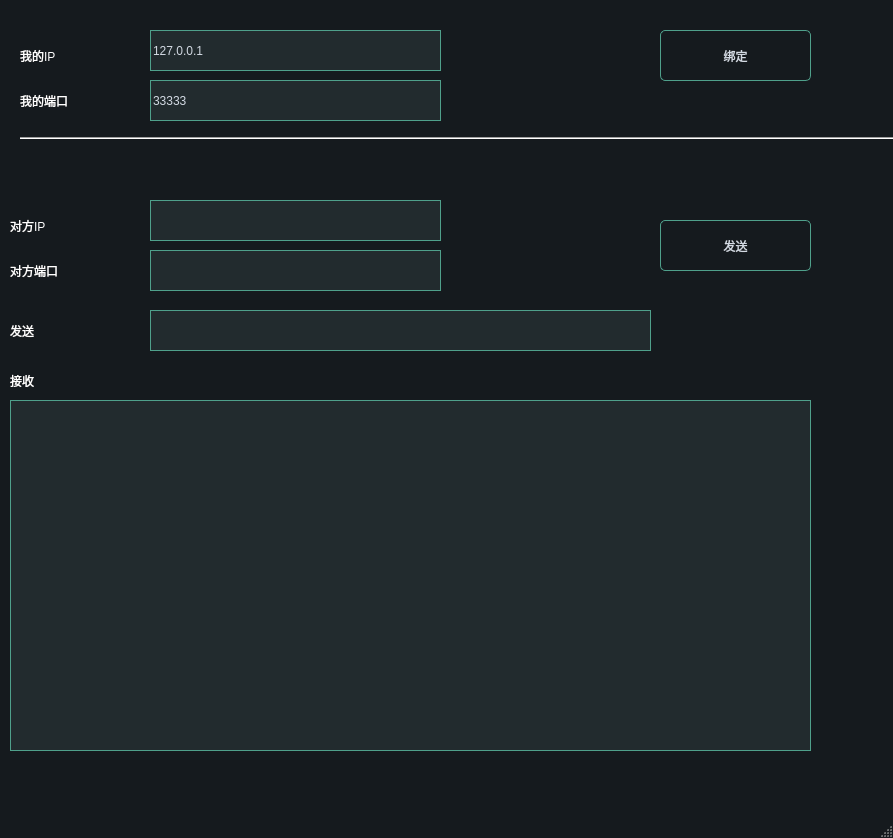
<?xml version="1.0" encoding="UTF-8"?>
<ui version="4.0">
 <class>MainWindow</class>
 <widget class="QMainWindow" name="MainWindow">
  <property name="geometry">
   <rect>
    <x>0</x>
    <y>0</y>
    <width>893</width>
    <height>838</height>
   </rect>
  </property>
  <property name="windowTitle">
   <string>MainWindow</string>
  </property>
  <property name="styleSheet">
   <string notr="true">/*
qss美化 - 黄强老师
*/
QWidget
{  
	font:  16pt &quot;Microsoft YaHei&quot;;
     color:  #ffffff;
}

QLabel {
	
}

QGroupBox {
    border-width: 1px;
	border-style: solid;
	border-color: #4fa08b;   

}

QGroupBox::title {
 
    subcontrol-origin: margin;
    left:20px;
    padding: -10px 5px 0px 5px;
}

QMainWindow {
	background-color:#151a1e;
}
QCalendar {
	background-color: #151a1e;
}
QTextEdit {
	border-width: 1px;
	border-style: solid;
	border-color: #4fa08b;
	background-color: #222b2e;
	color: #d3dae3;
}
QPlainTextEdit {
    font:  10pt &quot;Microsoft YaHei&quot;;
	border-width: 1px;
	border-style: solid;
	border-color: #4fa08b;
	background-color: #222b2e;
	color: #d3dae3;
}
QToolButton {
	border-style: solid;
	border-top-color: qlineargradient(spread:pad, x1:0.5, y1:1, x2:0.5, y2:0, stop:0 rgb(215, 215, 215), stop:1 rgb(222, 222, 222));
	border-right-color: qlineargradient(spread:pad, x1:0, y1:0.5, x2:1, y2:0.5, stop:0 rgb(217, 217, 217), stop:1 rgb(227, 227, 227));
	border-left-color: qlineargradient(spread:pad, x1:0, y1:0.5, x2:1, y2:0.5, stop:0 rgb(227, 227, 227), stop:1 rgb(217, 217, 217));
	border-bottom-color: qlineargradient(spread:pad, x1:0.5, y1:1, x2:0.5, y2:0, stop:0 rgb(215, 215, 215), stop:1 rgb(222, 222, 222));
	border-width: 1px;
	border-radius: 5px;
	color: #d3dae3;
	padding: 2px;
	background-color: rgb(255,255,255);
}
QToolButton:hover{
	border-style: solid;
	border-top-color: qlineargradient(spread:pad, x1:0.5, y1:1, x2:0.5, y2:0, stop:0 rgb(195, 195, 195), stop:1 rgb(222, 222, 222));
	border-right-color: qlineargradient(spread:pad, x1:0, y1:0.5, x2:1, y2:0.5, stop:0 rgb(197, 197, 197), stop:1 rgb(227, 227, 227));
	border-left-color: qlineargradient(spread:pad, x1:0, y1:0.5, x2:1, y2:0.5, stop:0 rgb(227, 227, 227), stop:1 rgb(197, 197, 197));
	border-bottom-color: qlineargradient(spread:pad, x1:0.5, y1:1, x2:0.5, y2:0, stop:0 rgb(195, 195, 195), stop:1 rgb(222, 222, 222));
	border-width: 1px;
	border-radius: 5px;
	color: rgb(0,0,0);
	padding: 2px;
	background-color: rgb(255,255,255);
}
QToolButton:pressed{
	border-style: solid;
	border-top-color: qlineargradient(spread:pad, x1:0.5, y1:1, x2:0.5, y2:0, stop:0 rgb(215, 215, 215), stop:1 rgb(222, 222, 222));
	border-right-color: qlineargradient(spread:pad, x1:0, y1:0.5, x2:1, y2:0.5, stop:0 rgb(217, 217, 217), stop:1 rgb(227, 227, 227));
	border-left-color: qlineargradient(spread:pad, x1:0, y1:0.5, x2:1, y2:0.5, stop:0 rgb(227, 227, 227), stop:1 rgb(217, 217, 217));
	border-bottom-color: qlineargradient(spread:pad, x1:0.5, y1:1, x2:0.5, y2:0, stop:0 rgb(215, 215, 215), stop:1 rgb(222, 222, 222));
	border-width: 1px;
	border-radius: 5px;
	color: rgb(0,0,0);
	padding: 2px;
	background-color: rgb(142,142,142);
}
QPushButton{

    border-width: 1px;
	border-style: solid;
	border-color: #4fa08b; 
 
	border-radius: 5px;
	color: #d3dae3;
	padding: 2px;
	background-color: #151a1e;
}
QPushButton::default{
	border-style: solid;
	border-color: #4fa08b;
	border-width: 1px;
	border-radius: 5px;
	color: #FFFFFF;
	padding: 2px;
	background-color: #151a1e;;
}
QPushButton:hover{
	border-style: solid;
	border-color: #050a0e;
	border-width: 1px;
	border-radius: 5px;
	color: #d3dae3;
	padding: 2px;
	background-color: #1c1f1f;
}
QPushButton:pressed{
	border-style: solid;
	border-color: #050a0e;
	border-width: 1px;
	border-radius: 5px;
	color: #d3dae3;
	padding: 2px;
	background-color: #2c2f2f;
}
QPushButton:disabled{
	border-style: solid;
	border-top-color: qlineargradient(spread:pad, x1:0.5, y1:1, x2:0.5, y2:0, stop:0 rgb(215, 215, 215), stop:1 rgb(222, 222, 222));
	border-right-color: qlineargradient(spread:pad, x1:0, y1:0.5, x2:1, y2:0.5, stop:0 rgb(217, 217, 217), stop:1 rgb(227, 227, 227));
	border-left-color: qlineargradient(spread:pad, x1:0, y1:0.5, x2:1, y2:0.5, stop:0 rgb(227, 227, 227), stop:1 rgb(217, 217, 217));
	border-bottom-color: qlineargradient(spread:pad, x1:0.5, y1:1, x2:0.5, y2:0, stop:0 rgb(215, 215, 215), stop:1 rgb(222, 222, 222));
	border-width: 1px;
	border-radius: 5px;
	color: #808086;
	padding: 2px;
	background-color: rgb(142,142,142);
}
QLineEdit {
	border-width: 1px;
	border-style: solid;
	border-color: #4fa08b;
	background-color: #222b2e;
	color: #d3dae3;
}



QLCDNumber {
	color: #4d9b87;
}
QProgressBar {
	text-align: center;
	color: #d3dae3;
	border-radius: 10px;
	border-color: transparent;
	border-style: solid;
	background-color: #52595d;
}
QProgressBar::chunk {
	background-color: #214037	;
	border-radius: 10px;
}
QMenuBar {
	background-color: #151a1e;
}
QMenuBar::item {
	color: #d3dae3;
  	spacing: 3px;
  	padding: 1px 4px;
	background-color: #151a1e;
}

QMenuBar::item:selected {
  	background-color: #252a2e;
	color: #FFFFFF;
}
QMenu {
	background-color: #151a1e;
}
QMenu::item:selected {
	background-color: #252a2e;
	color: #FFFFFF;
}
QMenu::item {
	color: #d3dae3;
	background-color: #151a1e;
}
QTabWidget {
	color:rgb(0,0,0);
	background-color:#000000;
}
QTabWidget::pane {
		border-color: #050a0e;
		background-color: #1e282c;
		border-style: solid;
		border-width: 1px;
    	border-bottom-left-radius: 4px;
		border-bottom-right-radius: 4px;
}
QTabBar::tab:first {
	border-style: solid;
	border-left-width:1px;
	border-right-width:0px;
	border-top-width:1px;
	border-bottom-width:0px;
	border-top-color: #050a0e;
	border-left-color: #050a0e;
	border-bottom-color: #050a0e;
	border-top-left-radius: 4px;
	color: #d3dae3;
	padding: 3px;
	margin-left:0px;
	background-color: #151a1e;
}
QTabBar::tab:last {
	border-style: solid;
	border-top-width:1px;
	border-left-width:1px;
	border-right-width:1px;
	border-bottom-width:0px;
	border-color: #050a0e;
	border-top-right-radius: 4px;
	color: #d3dae3;
	padding: 3px;
	margin-left:0px;
	background-color: #151a1e;
}
QTabBar::tab {
	border-style: solid;
	border-top-width:1px;
	border-bottom-width:0px;
	border-left-width:1px;
	border-top-color: #050a0e;
	border-left-color: #050a0e;
	border-bottom-color: #050a0e;
	color: #d3dae3;
	padding: 3px;
	margin-left:0px;
	background-color: #151a1e;
}
QTabBar::tab:selected, QTabBar::tab:last:selected, QTabBar::tab:hover {
  	border-style: solid;
  	border-left-width:1px;
	border-bottom-width:0px;
	border-right-color: transparent;
	border-top-color: #050a0e;
	border-left-color: #050a0e;
	border-bottom-color: #050a0e;
	color: #FFFFFF;
	padding: 3px;
	margin-left:0px;
	background-color: #1e282c;
}

QTabBar::tab:selected, QTabBar::tab:first:selected, QTabBar::tab:hover {
  	border-style: solid;
  	border-left-width:1px;
  	border-bottom-width:0px;
  	border-top-width:1px;
	border-right-color: transparent;
	border-top-color: #050a0e;
	border-left-color: #050a0e;
	border-bottom-color: #050a0e;
	color: #FFFFFF;
	padding: 3px;
	margin-left:0px;
	background-color: #1e282c;
}

QCheckBox { 
	padding: 2px;
}
QCheckBox:disabled {
	color: #808086;
	padding: 2px;
}

QCheckBox:hover {
	border-radius:4px;
	border-style:solid;
	padding-left: 1px;
	padding-right: 1px;
	padding-bottom: 1px;
	padding-top: 1px;
	border-width:1px;
	border-color: transparent;
}
QCheckBox::indicator:checked {

	height: 10px;
	width: 10px;
	border-style:solid;
	border-width: 1px;
	border-color: #4fa08b; 
	background-color:  #4fa08b;
}
QCheckBox::indicator:unchecked {

	height: 10px;
	width: 10px;
	border-style:solid;
	border-width: 1px;
	border-color: #4fa08b;
	background-color:  #FFFFFF;
}
QRadioButton {
	color: #d3dae3;
	padding: 1px;
}
QRadioButton::indicator:checked {
	height: 10px;
	width: 10px;
	border-style:solid;
	border-radius:5px;
	border-width: 1px;
	border-color: #4fa08b;
	color: #a9b7c6;
	background-color: qradialgradient(cx:0.5, cy:0.5, radius:0.4,fx:0.5, fy:0.5, stop:0 #4fa08b, stop:1 #1e282c);
}
QRadioButton::indicator:!checked {
	height: 10px;
	width: 10px;
	border-style:solid;
	border-radius:5px;
	border-width: 1px;
	border-color: #4fa08b;
	color: #a9b7c6;
	background-color: transparent;
}
QStatusBar {
	color:#027f7f;
}
QSpinBox {
	color: #d3dae3;
	background-color: #222b2e;
	border-width: 1px;
	border-style: solid;
	border-color: #4fa08b;
}
QDoubleSpinBox {
	color: #d3dae3;
	background-color: #222b2e;
	border-width: 1px;
	border-style: solid;
	border-color: #4fa08b;
}
QTimeEdit {
	color: #d3dae3;
	background-color: #222b2e;
	border-width: 1px;
	border-style: solid;
	border-color: #4fa08b;
}
QDateTimeEdit {
	color: #d3dae3;
	background-color: #222b2e;
	border-width: 1px;
	border-style: solid;
	border-color: #4fa08b;
}
QDateEdit {
	color: #d3dae3;
	background-color: #222b2e;
	border-width: 1px;
	border-style: solid;
	border-color: #4fa08b;
}
QFontComboBox {
	color: #d3dae3;
	background-color: #222b2e;
	border-width: 1px;
	border-style: solid;
	border-color: #4fa08b;
}
QComboBox {
	color: #d3dae3;
	background-color: #222b2e;
	border-width: 1px;
	border-style: solid;
	border-color: #4fa08b;
}
/* 下拉后，整个下拉窗体样式 */
QComboBox QAbstractItemView {
    outline: 0px solid gray;   /* 选定项的虚框 */
    border: 1px solid  #4fa08b;   /* 整个下拉窗体的边框 */ 
    background-color: #222b2e; /* 整个下拉窗体的背景色 */
    selection-background-color: #4fa08b;   /* 整个下拉窗体被选中项的背景色 */
}
QComboBox:disabled
{ 
background-color: gray; /* 整个下拉窗体的背景色 */
}

QDial {
	background: #16a085;
}

QToolBox {
	color: #a9b7c6;
	background-color: #222b2e;
}
QToolBox::tab {
	color: #a9b7c6;
	background-color:#222b2e;
}
QToolBox::tab:selected {
	color: #FFFFFF;
	background-color:#222b2e;
}
QScrollArea {
	color: #FFFFFF;
	background-color:#222b2e;
}
QSlider::groove:horizontal {
	height: 5px;
	background-color: #52595d;
}
QSlider::groove:vertical {
	width: 5px;
	background-color: #52595d;
}
QSlider::handle:horizontal {
	background: #1a2224;
	border-style: solid;
	border-width: 1px;
	border-color: rgb(207,207,207);
	width: 12px;
	margin: -5px 0;
	border-radius: 7px;
}
QSlider::handle:vertical {
	background: #1a2224;
	border-style: solid;
	border-width: 1px;
	border-color: rgb(207,207,207);
	height: 12px;
	margin: 0 -5px;
	border-radius: 7px;
}
QSlider::add-page:horizontal {
    background: #52595d;
}
QSlider::add-page:vertical {
    background: #52595d;
}
QSlider::sub-page:horizontal {
    background-color: #15433a;
}
QSlider::sub-page:vertical {
    background-color: #15433a;
}
QScrollBar:horizontal {
	max-height: 10px;
	border: 1px transparent grey;
	margin: 0px 20px 0px 20px;
	background: transparent;
}
QScrollBar:vertical {
	max-width: 10px;
	border: 1px transparent grey;
	margin: 20px 0px 20px 0px;
	background: transparent;
}
QScrollBar::handle:horizontal {
	background: #52595d;
	border-style: transparent;
	border-radius: 4px;
	min-width: 25px;
}
QScrollBar::handle:horizontal:hover {
	background: #58a492;
	border-style: transparent;
	border-radius: 4px;
	min-width: 25px;
}
QScrollBar::handle:vertical {
	background: #52595d;
	border-style: transparent;
	border-radius: 4px;
	min-height: 25px;
}
QScrollBar::handle:vertical:hover {
	background: #58a492;
	border-style: transparent;
	border-radius: 4px;
	min-height: 25px;
}
QScrollBar::add-line:horizontal {
   border: 2px transparent grey;
   border-top-right-radius: 4px;
   border-bottom-right-radius: 4px;
   background: #15433a;
   width: 20px;
   subcontrol-position: right;
   subcontrol-origin: margin;
}
QScrollBar::add-line:horizontal:pressed {
   border: 2px transparent grey;
   border-top-right-radius: 4px;
   border-bottom-right-radius: 4px;
   background: rgb(181,181,181);
   width: 20px;
   subcontrol-position: right;
   subcontrol-origin: margin;
}
QScrollBar::add-line:vertical {
   border: 2px transparent grey;
   border-bottom-left-radius: 4px;
   border-bottom-right-radius: 4px;
   background: #15433a;
   height: 20px;
   subcontrol-position: bottom;
   subcontrol-origin: margin;
}
QScrollBar::add-line:vertical:pressed {
   border: 2px transparent grey;
   border-bottom-left-radius: 4px;
   border-bottom-right-radius: 4px;
   background: rgb(181,181,181);
   height: 20px;
   subcontrol-position: bottom;
   subcontrol-origin: margin;
}
QScrollBar::sub-line:horizontal {
   border: 2px transparent grey;
   border-top-left-radius: 4px;
   border-bottom-left-radius: 4px;
   background: #15433a;
   width: 20px;
   subcontrol-position: left;
   subcontrol-origin: margin;
}
QScrollBar::sub-line:horizontal:pressed {
   border: 2px transparent grey;
   border-top-left-radius: 4px;
   border-bottom-left-radius: 4px;
   background: rgb(181,181,181);
   width: 20px;
   subcontrol-position: left;
   subcontrol-origin: margin;
}
QScrollBar::sub-line:vertical {
   border: 2px transparent grey;
   border-top-left-radius: 4px;
   border-top-right-radius: 4px;
   background: #15433a;
   height: 20px;
   subcontrol-position: top;
   subcontrol-origin: margin;
}
QScrollBar::sub-line:vertical:pressed {
   border: 2px transparent grey;
   border-top-left-radius: 4px;
   border-top-right-radius: 4px;
   background: rgb(181,181,181);
   height: 20px;
   subcontrol-position: top;
   subcontrol-origin: margin;
}

QScrollBar::add-page:horizontal, QScrollBar::sub-page:horizontal {
   background: none;
}
QScrollBar::add-page:vertical, QScrollBar::sub-page:vertical {
   background: none;
}</string>
  </property>
  <widget class="QWidget" name="centralwidget">
   <widget class="QLabel" name="label">
    <property name="geometry">
     <rect>
      <x>20</x>
      <y>40</y>
      <width>121</width>
      <height>31</height>
     </rect>
    </property>
    <property name="text">
     <string>我的IP</string>
    </property>
   </widget>
   <widget class="QLabel" name="label_2">
    <property name="geometry">
     <rect>
      <x>20</x>
      <y>80</y>
      <width>111</width>
      <height>41</height>
     </rect>
    </property>
    <property name="text">
     <string>我的端口</string>
    </property>
   </widget>
   <widget class="QLineEdit" name="lineEditIP">
    <property name="geometry">
     <rect>
      <x>150</x>
      <y>30</y>
      <width>291</width>
      <height>41</height>
     </rect>
    </property>
    <property name="text">
     <string>127.0.0.1</string>
    </property>
   </widget>
   <widget class="QLineEdit" name="lineEditPort">
    <property name="geometry">
     <rect>
      <x>150</x>
      <y>80</y>
      <width>291</width>
      <height>41</height>
     </rect>
    </property>
    <property name="text">
     <string>33333</string>
    </property>
   </widget>
   <widget class="QPushButton" name="pushButtonSend">
    <property name="geometry">
     <rect>
      <x>660</x>
      <y>220</y>
      <width>151</width>
      <height>51</height>
     </rect>
    </property>
    <property name="text">
     <string>发送</string>
    </property>
   </widget>
   <widget class="QLineEdit" name="lineEditSend">
    <property name="geometry">
     <rect>
      <x>150</x>
      <y>310</y>
      <width>501</width>
      <height>41</height>
     </rect>
    </property>
   </widget>
   <widget class="QLabel" name="label_3">
    <property name="geometry">
     <rect>
      <x>10</x>
      <y>310</y>
      <width>111</width>
      <height>41</height>
     </rect>
    </property>
    <property name="text">
     <string>发送</string>
    </property>
   </widget>
   <widget class="QPlainTextEdit" name="plainTextEditRecv">
    <property name="geometry">
     <rect>
      <x>10</x>
      <y>400</y>
      <width>801</width>
      <height>351</height>
     </rect>
    </property>
   </widget>
   <widget class="QLabel" name="label_4">
    <property name="geometry">
     <rect>
      <x>10</x>
      <y>360</y>
      <width>111</width>
      <height>41</height>
     </rect>
    </property>
    <property name="text">
     <string>接收</string>
    </property>
   </widget>
   <widget class="QPushButton" name="pushButtonBind">
    <property name="geometry">
     <rect>
      <x>660</x>
      <y>30</y>
      <width>151</width>
      <height>51</height>
     </rect>
    </property>
    <property name="text">
     <string>绑定</string>
    </property>
   </widget>
   <widget class="QLineEdit" name="lineEditPort_2">
    <property name="geometry">
     <rect>
      <x>150</x>
      <y>250</y>
      <width>291</width>
      <height>41</height>
     </rect>
    </property>
    <property name="text">
     <string/>
    </property>
   </widget>
   <widget class="QLineEdit" name="lineEditIP_2">
    <property name="geometry">
     <rect>
      <x>150</x>
      <y>200</y>
      <width>291</width>
      <height>41</height>
     </rect>
    </property>
    <property name="text">
     <string/>
    </property>
   </widget>
   <widget class="QLabel" name="label_5">
    <property name="geometry">
     <rect>
      <x>10</x>
      <y>210</y>
      <width>111</width>
      <height>31</height>
     </rect>
    </property>
    <property name="text">
     <string>对方IP</string>
    </property>
   </widget>
   <widget class="QLabel" name="label_6">
    <property name="geometry">
     <rect>
      <x>10</x>
      <y>250</y>
      <width>111</width>
      <height>41</height>
     </rect>
    </property>
    <property name="text">
     <string>对方端口</string>
    </property>
   </widget>
   <widget class="Line" name="line">
    <property name="geometry">
     <rect>
      <x>20</x>
      <y>130</y>
      <width>931</width>
      <height>16</height>
     </rect>
    </property>
    <property name="orientation">
     <enum>Qt::Horizontal</enum>
    </property>
   </widget>
  </widget>
  <widget class="QMenuBar" name="menubar">
   <property name="geometry">
    <rect>
     <x>0</x>
     <y>0</y>
     <width>893</width>
     <height>38</height>
    </rect>
   </property>
  </widget>
  <widget class="QStatusBar" name="statusbar"/>
 </widget>
 <resources/>
 <connections/>
</ui>
